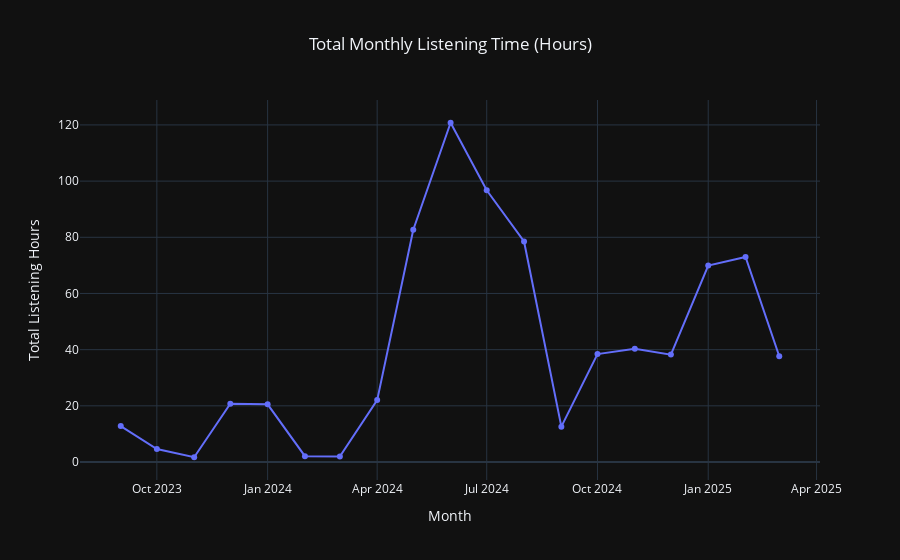

Here is the notebook cell this chart was saved with:
### Markdown cell above
### 2.2 Exploratory Data Analysis (EDA)

Now, let's visualize the cleaned data to understand listening habits. We will explore:
-   **Listening Time Over Time**: A timeline of total listening minutes per month.
-   **Hourly Listening Patterns**: A heatmap showing listening activity by day of the week and hour.
-   **Top Artists and Songs**: Bar charts of the most frequently played artists and tracks.

### Code cell
# --- Visualization 1: Listening Time Over Time ---
print(f"{'='*70}")
print("EDA 1: LISTENING TIMELINE")
print(f"{'='*70}")

# Resample data by month and sum the listening time
df_cleaned['ts_month'] = df_cleaned['ts'].dt.to_period('M').dt.to_timestamp()
monthly_listening = df_cleaned.groupby('ts_month')['ms_played'].sum().reset_index()
monthly_listening['hours_played'] = monthly_listening['ms_played'] / (1000 * 60 * 60)

# Create the timeline plot
fig_timeline = px.line(
    monthly_listening,
    x='ts_month',
    y='hours_played',
    title='Total Monthly Listening Time (Hours)',
    labels={'ts_month': 'Month', 'hours_played': 'Total Listening Hours'},
    markers=True,
    template='plotly_dark'
)
fig_timeline.update_layout(title_x=0.5)
fig_timeline.show()

### Figure 1 — Plotly figure (JSON) as saved in the notebook; plotly's stock layout.template omitted (floating-point values rounded to 4 significant figures)
{"data": [{"hovertemplate": "Month=%{x}<br>Total Listening Hours=%{y}<extra></extra>", "legendgroup": "", "line": {"color": "#636efa", "dash": "solid"}, "marker": {"symbol": "circle"}, "mode": "lines+markers", "name": "", "orientation": "v", "showlegend": false, "type": "scatter", "x": ["2023-09-01T00:00:00.000000000", "2023-10-01T00:00:00.000000000", "2023-11-01T00:00:00.000000000", "2023-12-01T00:00:00.000000000", "2024-01-01T00:00:00.000000000", "2024-02-01T00:00:00.000000000", "2024-03-01T00:00:00.000000000", "2024-04-01T00:00:00.000000000", "2024-05-01T00:00:00.000000000", "2024-06-01T00:00:00.000000000", "2024-07-01T00:00:00.000000000", "2024-08-01T00:00:00.000000000", "2024-09-01T00:00:00.000000000", "2024-10-01T00:00:00.000000000", "2024-11-01T00:00:00.000000000", "2024-12-01T00:00:00.000000000", "2025-01-01T00:00:00.000000000", "2025-02-01T00:00:00.000000000", "2025-03-01T00:00:00.000000000"], "xaxis": "x", "y": [12.81, 4.63, 1.701, 20.75, 20.54, 2.081, 1.989, 22.04, 82.69, 120.8, 96.75, 78.52, 12.6, 38.43, 40.32, 38.23, 69.92, 73.01, 37.65], "yaxis": "y"}], "layout": {"legend": {"tracegroupgap": 0}, "title": {"text": "Total Monthly Listening Time (Hours)", "x": 0.5}, "xaxis": {"anchor": "y", "domain": [0, 1], "title": {"text": "Month"}}, "yaxis": {"anchor": "x", "domain": [0, 1], "title": {"text": "Total Listening Hours"}}}}
